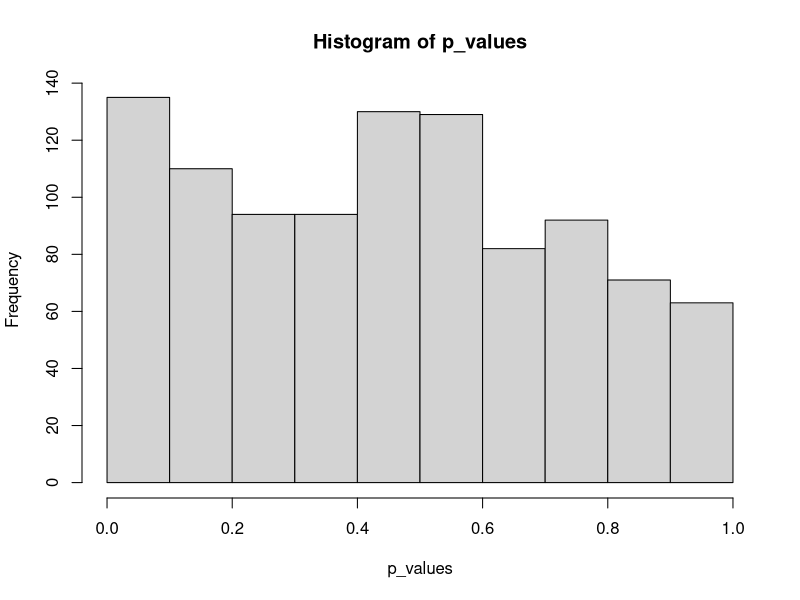
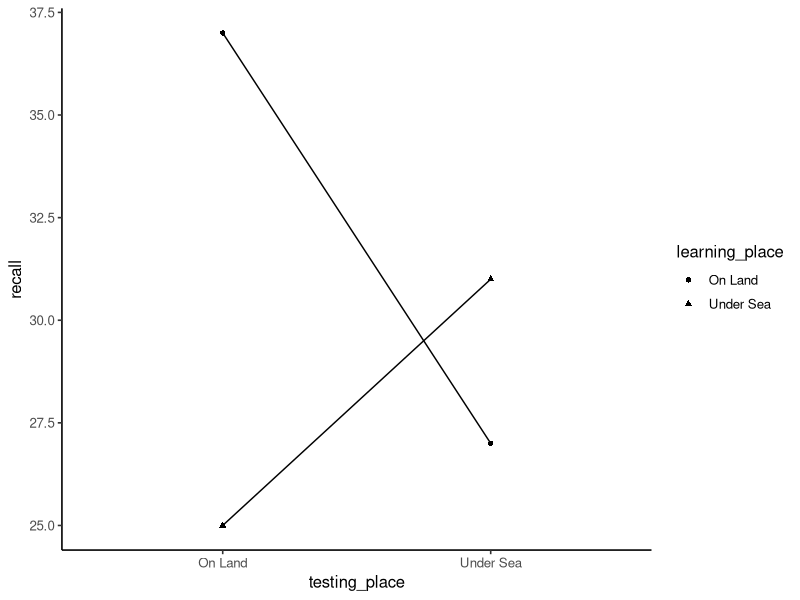

Source code (R) for these figures, in order: (Note: this script raises an error after producing the figures.)
## ---- chunk 1
knitr::opts_chunk$set(echo = TRUE)
## ---- chunk 2
library(tidyverse)
library(foreach)
## ---- chunk 3
make_subject_data <- function(num_subjects, level_names, baseline_mean, baseline_sd, variation_vector) {
  
  simulated_data <- tibble(
    subject = as.factor(rep(1:num_subjects, each = length(level_names))),
    IV = as.factor(rep(level_names, num_subjects)),
    DV = rnorm(num_subjects * length(level_names), base_mean + var_vector, base_sd)
  )
  
  return(simulated_data)
  
  
}
## ---- chunk 4
norm_function <- function(means_vector, sds_vector) {
  norm_vector <- c()
  
  foreach(i = means_vector, j= sds_vector) %do% {
    norm_vector <- append(norm_vector, rnorm(1, i, j))
  }
  
  return(norm_vector)
}

make_subject_data_shift <- function(num_subjects, level_names, baseline_mean, baseline_sd, variation_vector, shift_means, shift_sd, randomize = FALSE) {
  
  if(randomize == TRUE) {
    shift_means <- sample(shift_means)
    shift_sd <- sample(shift_sd)
  }
  
  simulated_data <- tibble(
    subject = as.factor(rep(1:num_subjects, each = length(level_names))),
    IV = as.factor(rep(level_names, num_subjects)),
    DV = rnorm(num_subjects * length(level_names), base_mean + var_vector, base_sd),
    shift = as.vector(t(replicate(length(level_names), sapply(shift_means, norm_function, sds_vector = shift_sd)))),
    DV_shift = DV + shift
  )
  return(simulated_data)
}

## ---- chunk 5

num_subs <- 6
lev_nam <- c("Down2", "Down1", "Control", "Up1", "Up2")
base_mean <- 0
base_sd <- 1
var_vector <- c(-0.2, -0.1, 0, 0.1, 0.2)

one_factor_rm_sim <- make_subject_data(num_subs, lev_nam, base_mean, base_sd, var_vector)

## ---- chunk 6
anova_summary <- summary(aov(DV ~ IV + Error(subject), data = one_factor_rm_sim))

anova_summary[[2]][[1]]$`Pr(>F)`[1]
## ---- chunk 7
p_values <- c()

for(i in 1:1000) {
  one_factor <- make_subject_data(num_subs, lev_nam, base_mean, base_sd, var_vector)
  anova_summary <- summary(aov(DV ~ IV + Error(subject), data = one_factor))
  p_values <- append(p_values, anova_summary[[2]][[1]]$`Pr(>F)`[1])
}

hist(p_values)

## ---- chunk 8
df_gb <- tribble(~subjects,~learning_place,~testing_place,~recall,
        "s1","On Land","On Land",34,
        "s2","On Land","On Land",37,
        "s3","On Land","On Land",27,
        "s4","On Land","On Land",43,
        "s5","On Land","On Land",44,
        "s1","On Land","Under Sea",18,
        "s2","On Land","Under Sea",21,
        "s3","On Land","Under Sea",25,
        "s4","On Land","Under Sea",37,
        "s5","On Land","Under Sea",34,
        "s1","Under Sea","On Land",14,
        "s2","Under Sea","On Land",21,
        "s3","Under Sea","On Land",31,
        "s4","Under Sea","On Land",27,
        "s5","Under Sea","On Land",32,
        "s1","Under Sea","Under Sea",22,
        "s2","Under Sea","Under Sea",25,
        "s3","Under Sea","Under Sea",33,
        "s4","Under Sea","Under Sea",33,
        "s5","Under Sea","Under Sea",42
        )

df_gb <- df_gb %>%
  mutate(subjects = as.factor(subjects),
         learning_place = as.factor(learning_place),
         testing_place = as.factor(testing_place))

aov_out <- aov(recall ~ learning_place*testing_place + Error(subjects/(learning_place*testing_place)), df_gb)

summary(aov_out)
## ---- chunk 9
ggplot(df_gb, aes(x=testing_place, 
                  y=recall,
                  shape=learning_place,
                  group=learning_place))+
  geom_point(stat="summary",fun="mean")+
  geom_line(stat="summary",fun="mean")+
  theme_classic(base_size=12)
## ---- chunk 10
learning_place_means <- df_gb %>%
  group_by(subjects,learning_place) %>%
  summarize(mean_recall = mean(recall))

t.test(mean_recall ~ learning_place, paired=TRUE, data=learning_place_means)

## ---- chunk 11
learning_land <- learning_place_means %>%
  filter(learning_place == "On Land") %>%
  select(mean_recall)

learning_sea <- learning_place_means %>%
  filter(learning_place == "Under Sea") %>%
  select(mean_recall)

t.test(learning_land$mean_recall - learning_sea$mean_recall, mu=0)

## ---- chunk 12
testing_place_means <- df_gb %>%
  group_by(subjects,testing_place) %>%
  summarize(mean_recall = mean(recall))

t.test(mean_recall ~ testing_place, paired=TRUE, data=testing_place_means)

## ---- chunk 13
testing_land <- testing_place_means %>%
  filter(testing_place == "On Land") %>%
  select(mean_recall)

testing_sea <- testing_place_means %>%
  filter(testing_place == "Under Sea") %>%
  select(mean_recall)

t.test(testing_land$mean_recall - testing_sea$mean_recall, mu=0)

## ---- chunk 14
land_land <- df_gb %>%
  filter(learning_place == "On Land",
         testing_place == "On Land") %>%
  pull(recall)

land_sea <- df_gb %>%
  filter(learning_place == "On Land",
         testing_place == "Under Sea") %>%
  pull(recall)

sea_land <- df_gb %>%
  filter(learning_place == "Under Sea",
         testing_place == "On Land") %>%
  pull(recall)

sea_sea <- df_gb %>%
  filter(learning_place == "Under Sea",
         testing_place == "Under Sea") %>%
  pull(recall)

t.test((land_land - land_sea) - (sea_land - sea_sea), mu=0)
